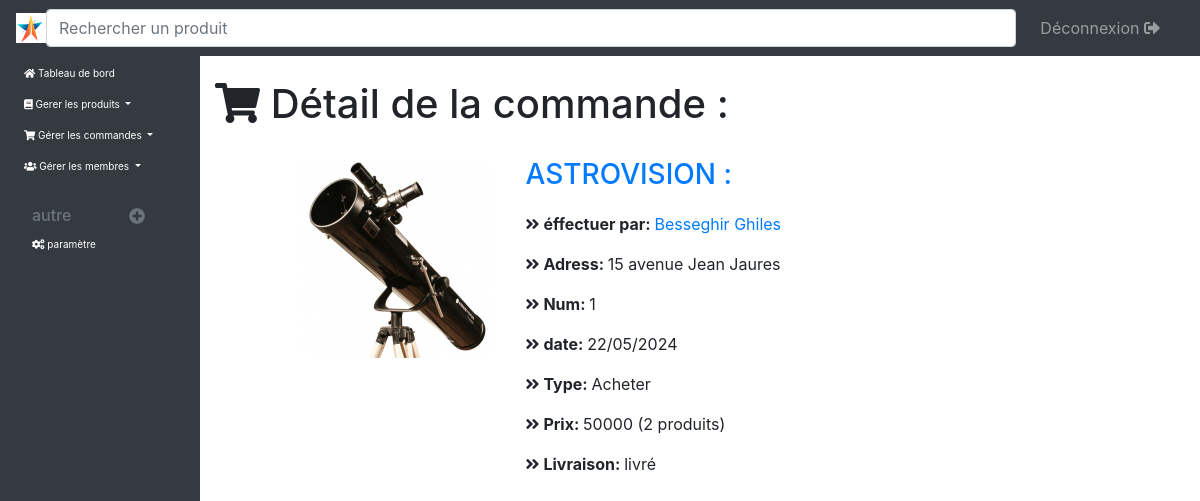
Screenshot of /Espace_admin/controleur/afficherCommande_controleur?comm=33 (signed in) with the database file from the repository.
### tables this page shows
CREATE TABLE IF NOT EXISTS `commandes` (
  `id` int NOT NULL AUTO_INCREMENT,
  `id_uti` int NOT NULL,
  `id_produit` int NOT NULL,
  `nb_l` int NOT NULL,
  `nb_j` int NOT NULL,
  `prix` int NOT NULL,
  `num` int NOT NULL,
  `etat` enum('Louer','Acheter') NOT NULL,
  `dateL` date DEFAULT NULL,
  `livraison` enum('livré','non livré') NOT NULL,
  `date` date NOT NULL,
  PRIMARY KEY (`id`)
);

CREATE TABLE IF NOT EXISTS `produits` (
  `id` int NOT NULL AUTO_INCREMENT,
  `titre` varchar(255) NOT NULL,
  `p_ach` int NOT NULL,
  `dispo` varchar(11) NOT NULL,
  `stock` int NOT NULL,
  `cat` varchar(255) NOT NULL,
  `nb_v` int NOT NULL,
  `disc` text NOT NULL,
  `promo` int NOT NULL,
  `image` varchar(255) NOT NULL,
  PRIMARY KEY (`id`)
);

CREATE TABLE IF NOT EXISTS `membres` (
  `id` int NOT NULL AUTO_INCREMENT,
  `nom` varchar(20) NOT NULL,
  `prenom` varchar(20) NOT NULL,
  `mail` varchar(255) NOT NULL,
  `pass` varchar(255) NOT NULL,
  `adress` varchar(255) NOT NULL,
  PRIMARY KEY (`id`)
);

### Espace_admin/controleur/afficherCommande_controleur.php (called while the page is built, shortened)
<?php
    include('../../autre/bdd.php');
    include('../modele/Commandes_modele.php');
    if(isset($_GET['comm'])){
        $produit=recherche_comm($_GET['comm']);
    }else{
        header('Location: listeCommandes_controleur.php');
    }
    include('../vue/afficherCommande_vue.php');
?>

### Espace_admin/modele/commandes_modele.php (called while the page is built, shortened)
<?php
    function recherche_comm($id){
		global $bdd;
        $req= $bdd->prepare('SELECT *,c.id as idC,l.id as idL,m.id as idM,DATE_FORMAT(date,"%d/%m/%Y")as date FROM commandes c,produits l,membres m WHERE l.id=id_produit and m.id=id_uti and c.id= :id');
        $req->execute(array( 'id'=>$id));
        $donnees= $req->fetch();
        return $donnees;
	}
?>

### Espace_admin/vue/afficherCommande_vue.php (the view, shortened to what this page needs)
<html>
<head>
    <link rel="stylesheet" href="../../css/bootstrap/dist/css/bootstrap.min.css" />
    <link rel="stylesheet" href="../../css/bootstrap/icone/css/all.css">
    <link href="../../css/style_admin.css" rel="stylesheet" />
</head>
<body>
    <?php include("../autre/menu.php"); ?>
    <section class="container-fluid col-lg-10 offset-lg-2 col-md-9 offset-md-3" id='princi'>
        <div class="row">
            <h1 style="margin-bottom:30px;" class="col-sm-9"><i class="fas fa-shopping-cart"></i> Détail de la commande :</h1>
        </div>
        <article class="offset-sm-1">
            <div class="row">
                <div class="col-sm-3">
                    <img width="200" src="../../images/produits/<?php echo $produit['image']; ?>" class="rounded" />
                </div>
                <div class="col-sm-6">
                    <h3 style="margin-bottom:20px;"><a href="afficherProduit_controleur.php?produit=<?php echo $produit['idL'] ?>"><?php echo $produit['titre']; ?> :</a></h3>
                    <p><i class="fas fa-angle-double-right"></i><strong> éffectuer par: </strong><a href="afficherMembre_controleur.php?produit=<?php echo $produit['idM'] ?>"><?php echo $produit['nom'].' '.$produit['prenom']; ?></a></p>
                    <p><i class="fas fa-angle-double-right"></i><strong> Adress: </strong><?php echo $produit['adress']; ?></p>
                    <p><i class="fas fa-angle-double-right"></i><strong> Num: </strong><?php echo $produit['num']; ?></p>
                    <p><i class="fas fa-angle-double-right"></i><strong> date: </strong><?php echo $produit['date']; ?></p>
                    <p><i class="fas fa-angle-double-right"></i><strong> Type: </strong><?php echo $produit['etat']; ?></p>
                    <p><i class="fas fa-angle-double-right"></i><strong> Prix: </strong><?php echo $produit['prix']; ?>
                        (<?php if($produit['etat']=="Acheter"){echo $produit['nb_l']." produits"; } else {echo $produit['nb_j']." Jours"; }?>)
                        <?php if($produit['promo']!=0){ echo '<i class="fas fa-gift" style="color:#ff00cc"></i>'; }?> </p>
                    <p><i class="fas fa-angle-double-right"></i><strong> Livraison: </strong><?php echo $produit['livraison']; ?></p>
                </div>
            </div>
        </article>
    </section>
</body>
</html>

### css/style_admin.css (style rules this page uses)
#princi { margin-top: 80px; margin-bottom: 80px; }

### rows the page displays
commandes: id_produit.image (picture), id_produit.titre "ASTROVISION", membres.nom "Besseghir", membres.prenom "Ghiles", membres.adress "15 avenue Jean Jaures", num "1", etat "Acheter", prix "50000", nb_l "2", livraison "livré"

### other values shown
$produit['date'] "22/05/2024"
